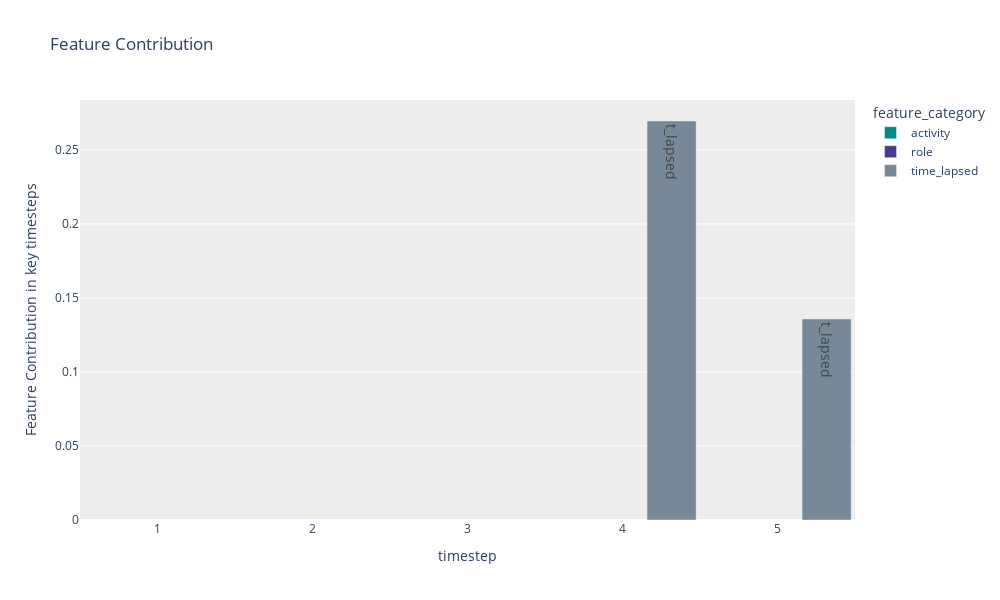

The code cell stored with this chart in its notebook:
### Code cell
explain_local(output_with_attention,x_test,y_test,index_ac,index_rl,index_ne,3,53)

### Figure 1 — Plotly figure (JSON) as saved in the notebook; plotly's stock layout.template omitted (floating-point values rounded to 4 significant figures)
{"data": [{"alignmentgroup": "True", "hovertemplate": "feature_category=activity<br>timestep=%{x}<br>Feature Contribution in key timesteps=%{y}<br>feature=%{text}<extra></extra>", "legendgroup": "activity", "marker": {"color": "darkcyan", "pattern": {"shape": ""}}, "name": "activity", "offsetgroup": "activity", "orientation": "v", "showlegend": true, "text": ["none", "none", "Request For Payment APPROVED by ADMINISTRATION", "none", "none"], "textangle": 90, "textfont": {"size": 14}, "textposition": "auto", "type": "bar", "x": [5, 4, 3, 2, 1], "xaxis": "x", "y": [null, null, null, null, null], "yaxis": "y"}, {"alignmentgroup": "True", "hovertemplate": "feature_category=role<br>timestep=%{x}<br>Feature Contribution in key timesteps=%{y}<br>feature=%{text}<extra></extra>", "legendgroup": "role", "marker": {"color": "darkslateblue", "pattern": {"shape": ""}}, "name": "role", "offsetgroup": "role", "orientation": "v", "showlegend": true, "text": ["none", "none", "ADMINISTRATION", "none", "none"], "textangle": 90, "textfont": {"size": 14}, "textposition": "auto", "type": "bar", "x": [5, 4, 3, 2, 1], "xaxis": "x", "y": [null, null, null, null, null], "yaxis": "y"}, {"alignmentgroup": "True", "hovertemplate": "feature_category=time_lapsed<br>timestep=%{x}<br>Feature Contribution in key timesteps=%{y}<br>feature=%{text}<extra></extra>", "legendgroup": "time_lapsed", "marker": {"color": "lightslategray", "pattern": {"shape": ""}}, "name": "time_lapsed", "offsetgroup": "time_lapsed", "orientation": "v", "showlegend": true, "text": ["t_lapsed", "t_lapsed", "t_lapsed", "t_lapsed", "t_lapsed"], "textangle": 90, "textfont": {"size": 14}, "textposition": "auto", "type": "bar", "x": [5, 4, 3, 2, 1], "xaxis": "x", "y": [0.1358, 0.2695, null, null, null], "yaxis": "y"}], "layout": {"bargap": 0.05, "barmode": "group", "height": 600, "legend": {"title": {"text": "feature_category"}, "tracegroupgap": 0}, "plot_bgcolor": "rgb(237,237,235)", "title": {"text": "Feature Contribution"}, "uniformtext": {"minsize": 14, "mode": "show"}, "width": 1000, "xaxis": {"anchor": "y", "domain": [0, 1], "title": {"text": "timestep"}}, "yaxis": {"anchor": "x", "domain": [0, 1], "title": {"text": "Feature Contribution in key timesteps"}}}}
